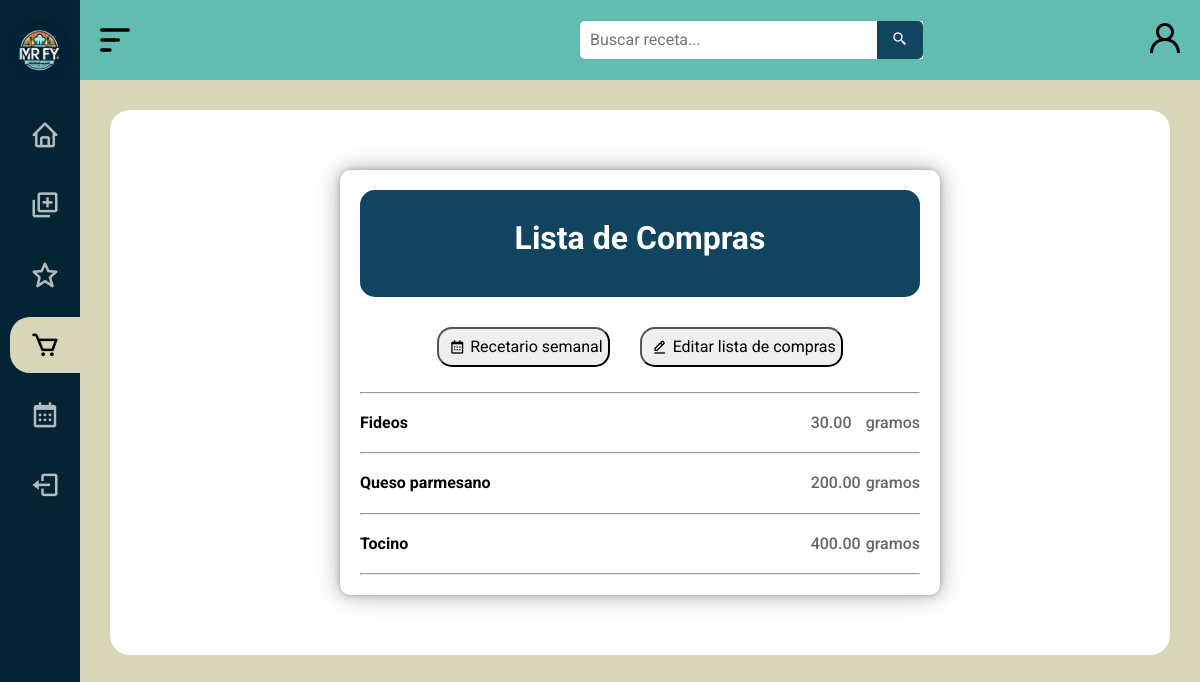
Page /lista/ (signed in) on the earlier database version.
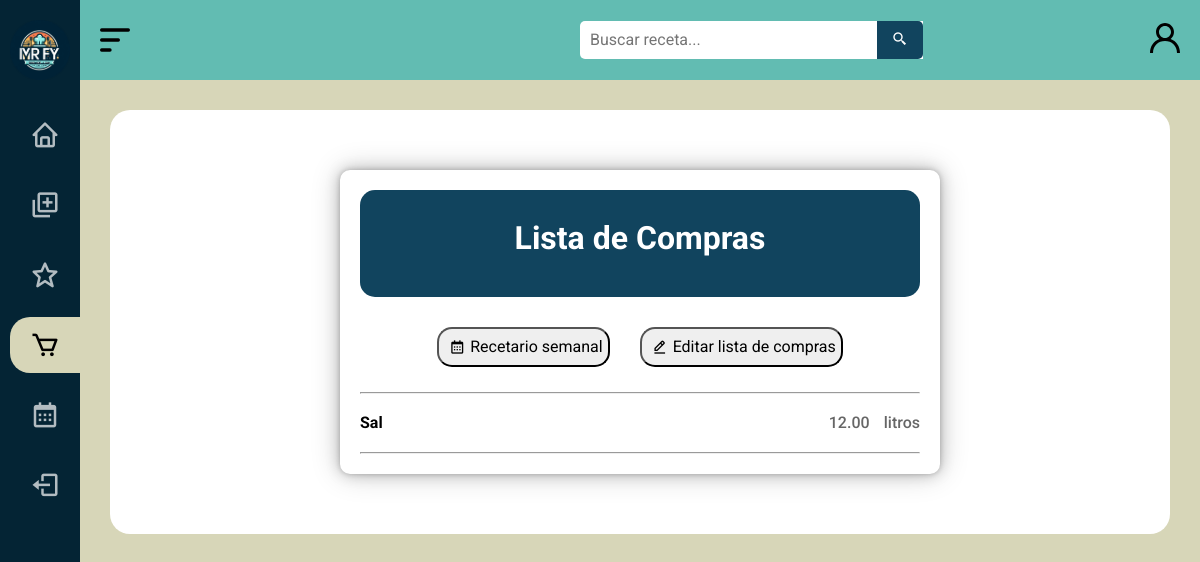
Same page on the later database version.
### MRFY/models.py (models this page shows, shortened)
class ShoppingListItem(models.Model):
    shopping_list = models.ForeignKey(ShoppingList, on_delete=models.CASCADE, related_name='items')
    IDIngrediente = models.ForeignKey(Ingredient, on_delete=models.CASCADE, default='')
    name = models.CharField(max_length=100, null=False)
    quantity = models.DecimalField(max_digits=10, decimal_places=2, null=True)
    unit = models.CharField(max_length=50, null=True)

### MRFY/views.py (the view)
# urls.py: path('lista/', lista_compras, name='lista_compras'),
def lista_compras(request):
    shopping_list, created = ShoppingList.objects.get_or_create(user=request.user)
    items = shopping_list.items.all().order_by('name')
    context = {
        'items': items
    }
    return render(request, 'lista_compras/lista.html', context)

### MRFY/templates/lista_compras/lista.html (shortened to what this page needs)
{% load static %}
{% load custom_filters %}
<!DOCTYPE html>
<html lang="es">
<head>
    <link rel="stylesheet" href="{% static 'css/normalize.css' %}">
    <link rel="stylesheet" href="{% static 'css/estilos2.css' %}">
    <link href='https://unpkg.com/boxicons@2.1.4/css/boxicons.min.css' rel='stylesheet'>
</head>
<body id="body">
    <header id="header" class="header_standard">
        <div class="icon__menu">
            <img src="{% static 'images/menu-alt-1-svgrepo-com.svg' %}" alt="icono" class="svg__icon" id="btn_open">
        </div>
        <div class="search__box">
            <form action="{% url 'search' %}" method="GET">
                <input type="text" name="q" class="search__input" placeholder="Buscar receta...">
                <button class="search__button" type="submit">
                    <i class="bx bx-search-alt-2"></i>
                </button>
            </form>
        </div>
        <div class="icon__login">
            <a href="#" class="login">
                <img src="{% static 'images/profile-1335-svgrepo-com.svg' %}" alt="" class="svg__icon" title="Iniciar sesion">
            </a>
        </div>
    </header>
    <div class="menu__side" id="menu_side">
        <div class="name__page">
            <a href="/inicio">
                <img src="{% static 'images/icon.png' %}" alt="icono" class="icon">
            </a>
        </div>
        <div class="options__menu">
            <a href="/inicio">
                <div class="option">
                    <i class='bx bx-home' title="Inicio"></i>
                </div>
            </a>
            <a href="/recipeform">
                <div class="option">
                    <i class='bx bx-add-to-queue' title="Subir receta"></i>
                </div>
            </a>
            <a href="#">
                <div class="option">
                    <i class='bx bx-star' title="Favoritos"></i>
                </div>
            </a>
            <a href="/lista" class="select">
                <div class="option">
                    <i class='bx bx-cart' title="Lista de compras"></i>
                </div>
            </a>
            <a href="#">
                <div class="option">
                    <i class='bx bx-calendar' title="Recetario semanal"></i>
                </div>
            </a>
            {% if user.is_authenticated %}
            <a href="/logout">
                <div class="option">
                    <i class='bx bx-log-out' title="Logout"></i>
                </div>
            </a>
            {% endif %}
        </div>
    </div>
    <main>
        <div class="main__container">
            <div class="shopping-list">
                <div class="deadline">
                    <h1>Lista de Compras</h1>
                </div>
                    <div class="options_shoppinglist">
                        <button type="submit" class="clear">
                            <i class='bx bx-calendar' ></i> Recetario semanal
                        </button>
                        <form action="{% url 'lista_edit' %}" method="POST">
                            <button type="submit" class="clear">
                                <i class='bx bx-edit-alt'></i> Editar lista de compras
                            </button>
                        </form>
                    </div>
                <hr>
                {% for item in items %}
                <ul>
                    <li>
                        <div class="ingredient">
                            <span class="name">{{ item.name }}</span>
                            <div class="quantity-unit">
                                <span class="quantity {% if not item.quantity %}hidden{% endif %}">{{ item.quantity }}</span>
                                <span class="unit {% if not item.unit %}hidden{% endif %}">{{ item.unit }}</span>
                            </div>
                        </div>
                    </li>
                    <hr>
                    {% endfor %}
                </ul>
            </div>
        </div>
    </main>
</body>
</html>

Differences in the rows shown:
removed ShoppingListItem: name "Fideos", quantity "30.00", unit "gramos"
removed ShoppingListItem: name "Queso parmesano", quantity "200.00", unit "gramos"
removed ShoppingListItem: name "Tocino", quantity "400.00", unit "gramos"
added ShoppingListItem: name "Sal", quantity "12.00", unit "litros"
